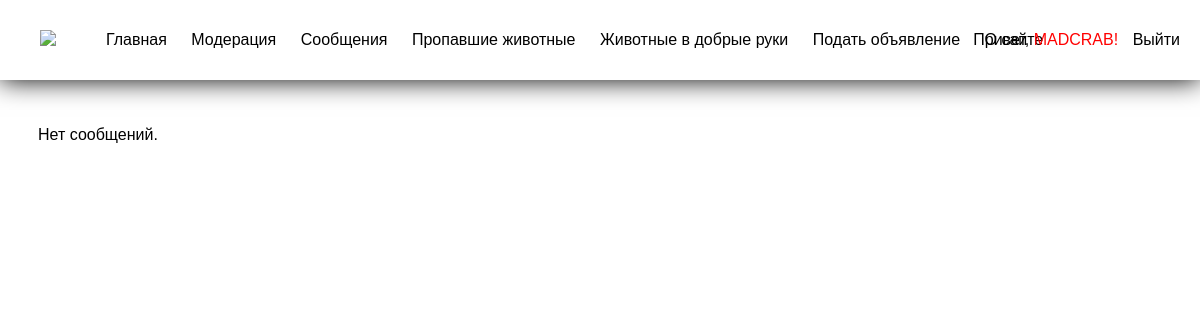
Before: /chats/ (signed in) with the older database file.
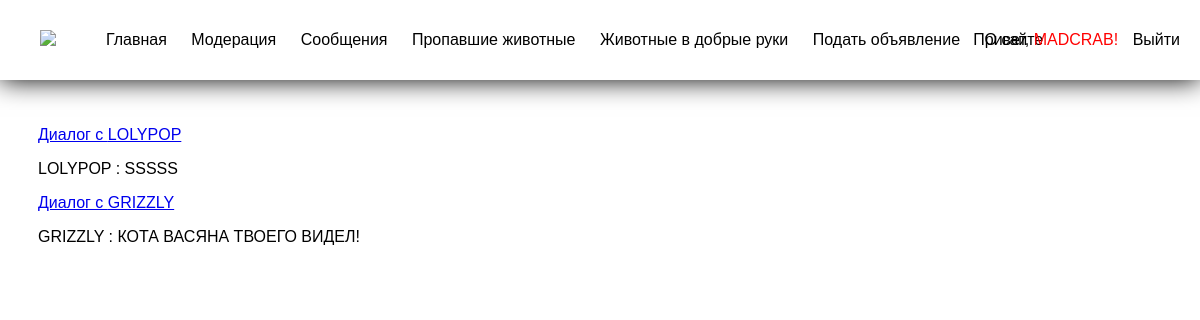
After: the same page with the newer database file.
### chats/models.py (models this page shows, shortened)
class Message(models.Model):
    objects = models.Manager()
    dialog = models.ForeignKey(Dialog, verbose_name='Диалог', on_delete=models.CASCADE)
    from_user = models.ForeignKey(User, on_delete=models.CASCADE, verbose_name='Отправитель', related_name='sender')
    to_user = models.ForeignKey(User, on_delete=models.CASCADE, verbose_name='Получатель', related_name='recipient')
    sent = models.DateTimeField(auto_now_add=True)
    message = models.TextField(verbose_name='Сообщение')
    class Meta:
        verbose_name = 'Сообщение'
        verbose_name_plural = 'Сообщения'
        ordering = ['sent']

### chats/views.py (the view)
# urls.py: path('', views.dialog_list_view, name='chats'),
@login_required(login_url='login')
def dialog_list_view(request):
    dialogs = Dialog.objects.filter(members__in=[request.user.id])
    context = {'dialogs': dialogs}
    return render(request, 'chats/chats.html', context=context)

### templates/chats/chats.html (shortened to what this page needs)
<!DOCTYPE html>
{% extends 'base.html' %}
{% block content %}
    {% if dialogs.count > 0 %}
        {% for dialog in dialogs %}
            {% with last_message=dialog.message_set.last %}
                {% for member in dialog.members.all %}
                    {% if not member == request.user %}
                        <p><a href="{% url 'chat_detail' dialog.pk %}">Диалог с {{member}}</a></p>
                        <p>{{last_message.from_user}} : {{last_message.message}}</p>
                    {% endif %}
                {% endfor %}
            {% endwith %}
        {% endfor %}
    {% else %}
        <p>Нет сообщений.</p>
    {% endif %}
{% endblock content %}

Changed rows visible on the page:
added Message: from_user "LOLYPOP", message "SSSSS"
added Message: from_user "GRIZZLY", message "КОТА ВАСЯНА ТВОЕГО ВИДЕЛ!"
Other visible differences:
text no longer shown: "Нет сообщений."
